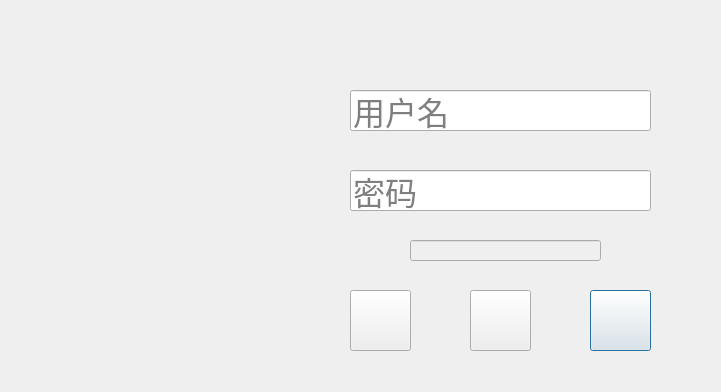
<?xml version="1.0" encoding="UTF-8"?>
<ui version="4.0">
 <class>login</class>
 <widget class="QDialog" name="login">
  <property name="geometry">
   <rect>
    <x>0</x>
    <y>0</y>
    <width>721</width>
    <height>392</height>
   </rect>
  </property>
  <property name="windowTitle">
   <string>登录/注册</string>
  </property>
  <property name="windowOpacity">
   <double>1.000000000000000</double>
  </property>
  <property name="toolTip">
   <string/>
  </property>
  <property name="styleSheet">
   <string notr="true">
</string>
  </property>
  <widget class="QPushButton" name="exit">
   <property name="geometry">
    <rect>
     <x>590</x>
     <y>290</y>
     <width>61</width>
     <height>61</height>
    </rect>
   </property>
   <property name="toolTip">
    <string>退出</string>
   </property>
   <property name="styleSheet">
    <string notr="true">border-image: url(:/login_exit.png);</string>
   </property>
   <property name="text">
    <string/>
   </property>
  </widget>
  <widget class="QPushButton" name="register_2">
   <property name="geometry">
    <rect>
     <x>470</x>
     <y>290</y>
     <width>61</width>
     <height>61</height>
    </rect>
   </property>
   <property name="toolTip">
    <string>注册</string>
   </property>
   <property name="styleSheet">
    <string notr="true">border-image: url(:/register.png);</string>
   </property>
   <property name="text">
    <string/>
   </property>
  </widget>
  <widget class="QPushButton" name="enter">
   <property name="geometry">
    <rect>
     <x>350</x>
     <y>290</y>
     <width>61</width>
     <height>61</height>
    </rect>
   </property>
   <property name="palette">
    <palette>
     <active/>
     <inactive/>
     <disabled/>
    </palette>
   </property>
   <property name="focusPolicy">
    <enum>Qt::TabFocus</enum>
   </property>
   <property name="toolTip">
    <string>进入图书馆</string>
   </property>
   <property name="styleSheet">
    <string notr="true">border-image: url(:/enter.png);



</string>
   </property>
   <property name="text">
    <string/>
   </property>
  </widget>
  <widget class="QLineEdit" name="userName">
   <property name="geometry">
    <rect>
     <x>350</x>
     <y>90</y>
     <width>301</width>
     <height>41</height>
    </rect>
   </property>
   <property name="font">
    <font>
     <family>Adobe Arabic</family>
     <pointsize>24</pointsize>
    </font>
   </property>
   <property name="toolTip">
    <string>请输入用户名</string>
   </property>
   <property name="styleSheet">
    <string notr="true">border-image: \*url();</string>
   </property>
   <property name="text">
    <string/>
   </property>
   <property name="placeholderText">
    <string>用户名</string>
   </property>
  </widget>
  <widget class="QLineEdit" name="password">
   <property name="geometry">
    <rect>
     <x>350</x>
     <y>170</y>
     <width>301</width>
     <height>41</height>
    </rect>
   </property>
   <property name="font">
    <font>
     <family>Adobe Arabic</family>
     <pointsize>24</pointsize>
    </font>
   </property>
   <property name="toolTip">
    <string>请输入密码</string>
   </property>
   <property name="styleSheet">
    <string notr="true">border-image: \*url();</string>
   </property>
   <property name="text">
    <string/>
   </property>
   <property name="echoMode">
    <enum>QLineEdit::Password</enum>
   </property>
   <property name="placeholderText">
    <string>密码</string>
   </property>
  </widget>
  <widget class="QLineEdit" name="date">
   <property name="enabled">
    <bool>false</bool>
   </property>
   <property name="geometry">
    <rect>
     <x>410</x>
     <y>240</y>
     <width>191</width>
     <height>21</height>
    </rect>
   </property>
   <property name="font">
    <font>
     <family>Adobe Arabic</family>
     <pointsize>24</pointsize>
    </font>
   </property>
   <property name="toolTip">
    <string>当前日期</string>
   </property>
   <property name="styleSheet">
    <string notr="true">border-image: \*url();</string>
   </property>
   <property name="text">
    <string/>
   </property>
   <property name="alignment">
    <set>Qt::AlignCenter</set>
   </property>
  </widget>
 </widget>
 <resources/>
 <connections/>
</ui>
